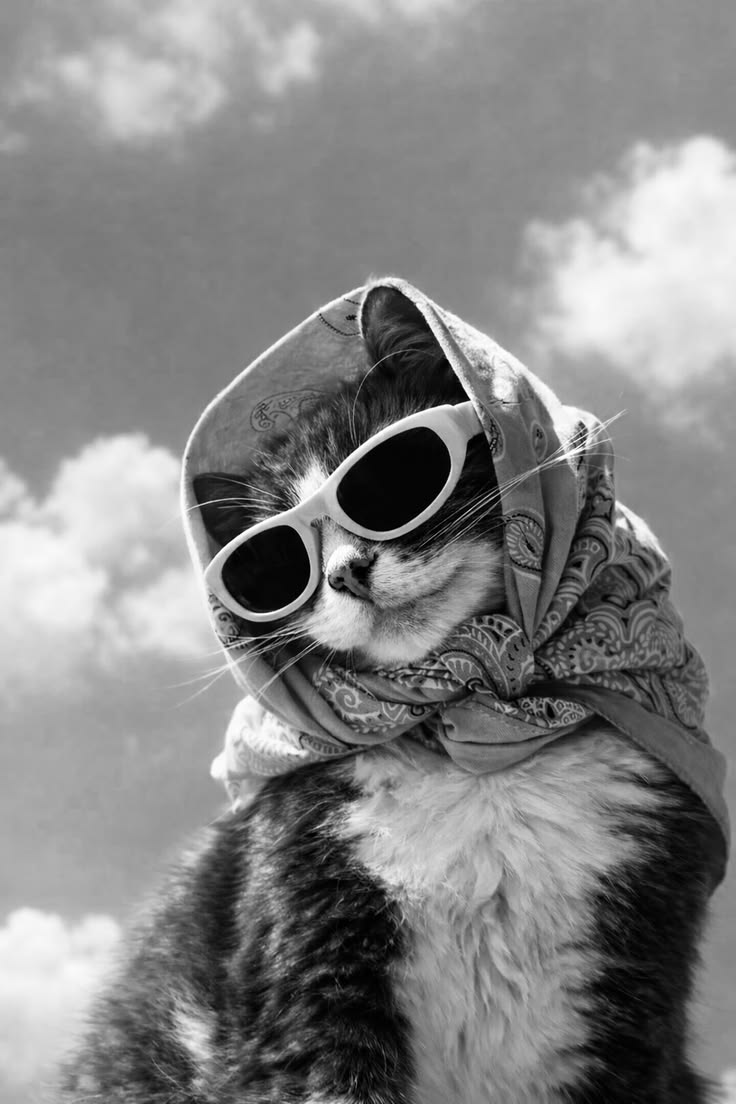
#> input picture images/catglasses.jpg, 736 x 1104 px, found by its file name
$ python thresholding.py
#> lines starting #> are read from the running program, lines starting #| are printed output that depends on the picture; after the words box and inside, x2 and y2 are one past the last pixel; in counts of white or black regions, pixels touching at a corner belong together
#image thresholding//backgroun is not preserved
import cv2
import numpy as np
import matplotlib.pyplot as plt
img=cv2.imread("./images/catglasses.jpg")
#> img is the input picture: shape (1104, 736, 3); min 0, max 255, mean 131.8
t,thresholdimage=cv2.threshold(img,110,255,cv2.THRESH_BINARY)
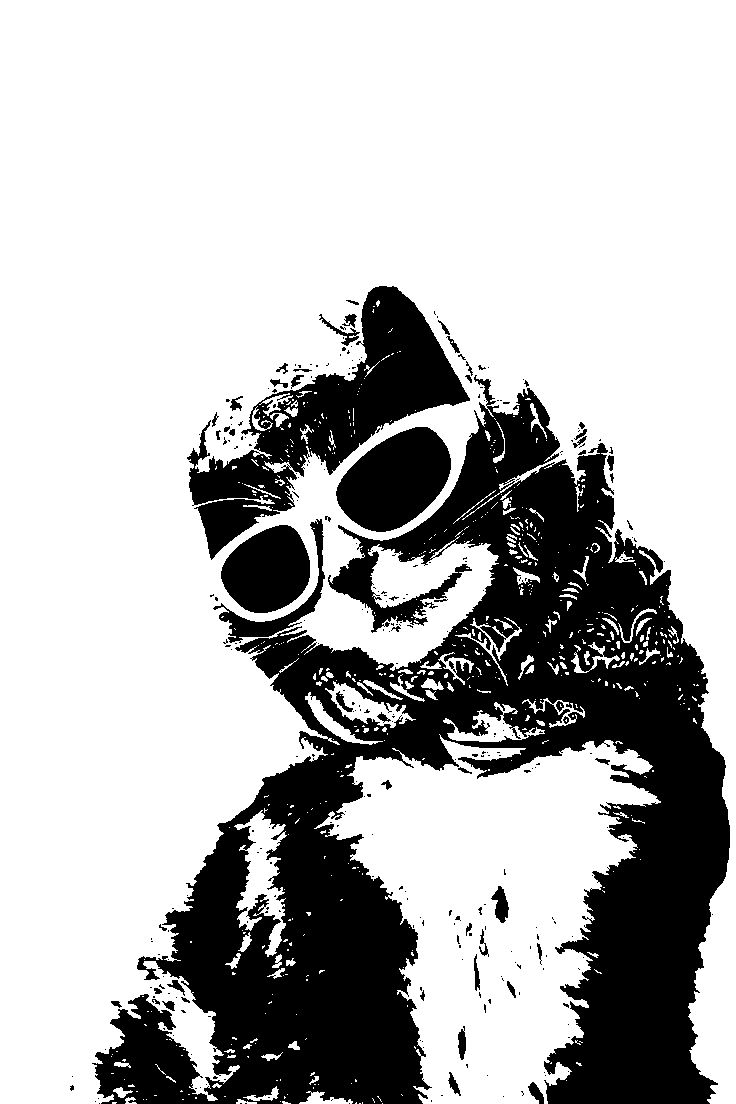
#> thresholdimage: shape (1104, 736, 3); 72% white; 302 black regions (247 under 20 px), largest, box (x1, y1, x2, y2) and area: (92, 375, 730, 1104) 183203, (187, 286, 470, 560) 23667, (336, 427, 451, 532) 8209
#display results
plt.figure(figsize=(10,5))
plt.subplot(1,2,1)
plt.title("Original Image")
plt.imshow(img,cmap='gray')

plt.subplot(1,2,2)
plt.title("threshold image (AngelKhatri-04)")
plt.imshow(thresholdimage,cmap='gray')
plt.show()
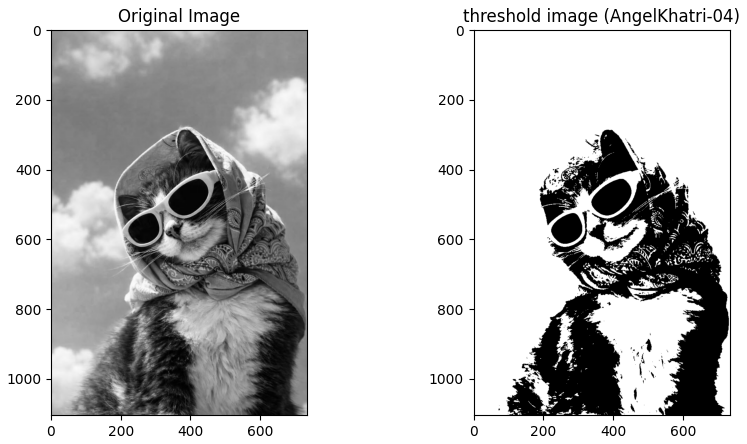
#> figure drawn by matplotlib, 2 panels

$ run again, with images/birds.jpg copied over images/catglasses.jpg
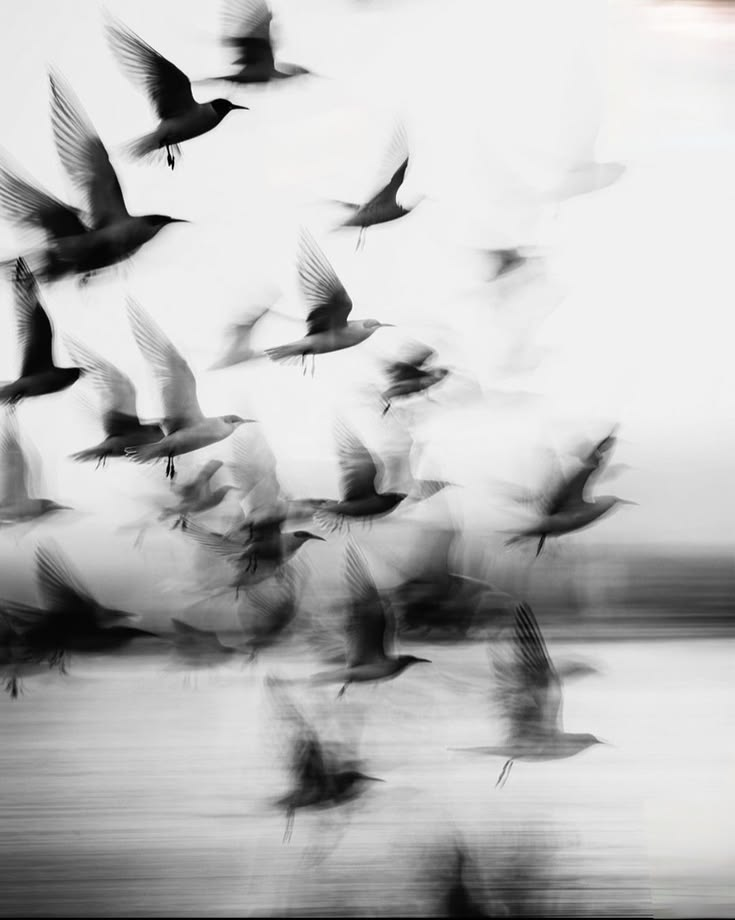
#> input picture images/birds.jpg, 735 x 920 px, found by its file name
#> img is the input picture: shape (920, 735, 3); mean B, G, R 184.7, 184.8, 184.8
#> `t,thresholdimage=cv2.threshold(img,110,255,cv2.THRESH_BINARY)`:
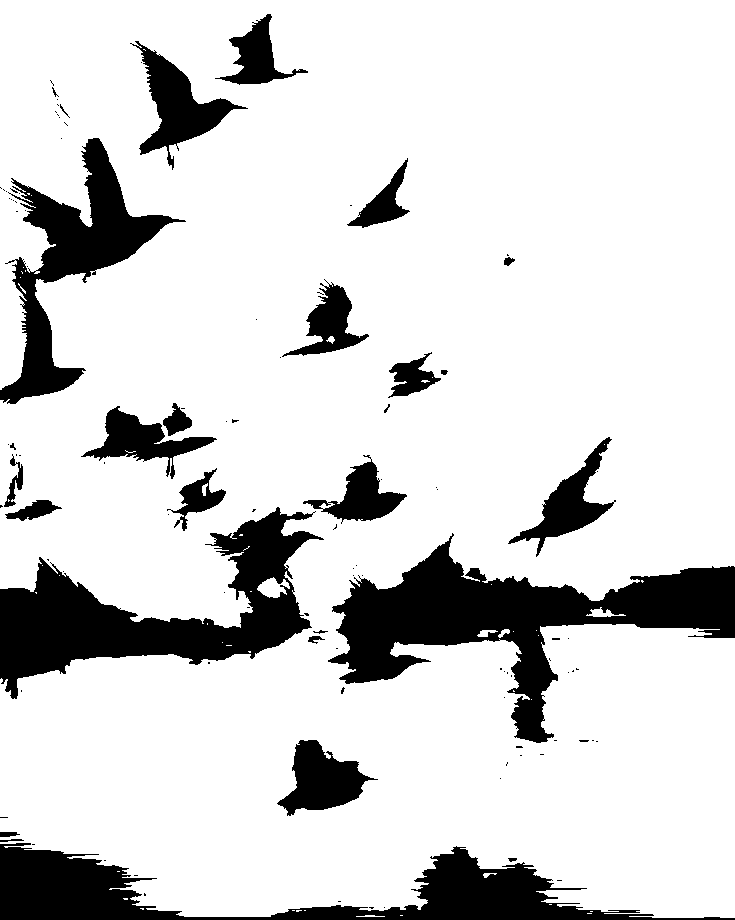
#> thresholdimage: shape (920, 735, 3); 83.6% white; 111 black regions (83 under 20 px), largest, box (x1, y1, x2, y2) and area: (328, 533, 735, 743) 27722, (0, 507, 324, 699) 21979, (0, 843, 735, 920) 19486
#> `plt.show()`:
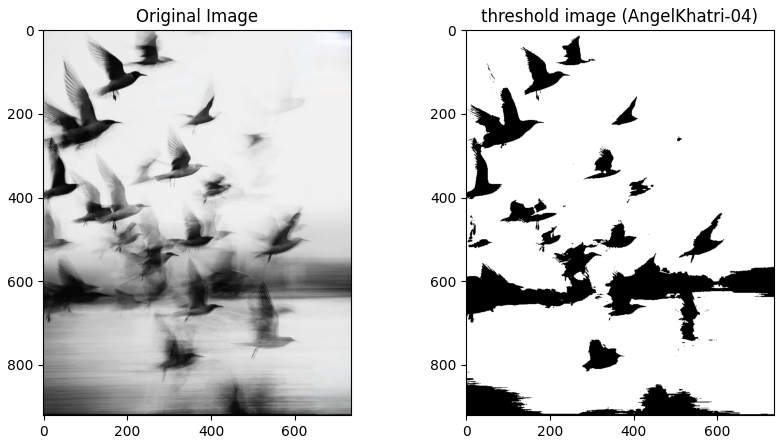
#> figure drawn by matplotlib, 2 panels; B, G, R data is drawn as R, G, B
